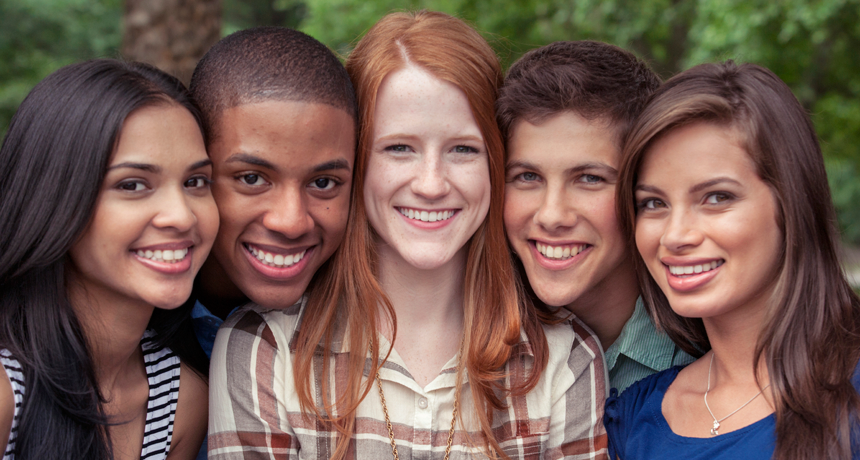
#> input picture PHOTO.png, 860 x 460 px
$ python edge.py   (older library calls are emulated)
#> lines starting #> are read from the running program, lines starting #| are printed output that depends on the picture
import cv2
import numpy as np
image = cv2.imread('PHOTO.png')
#> image is the input picture: shape (460, 860, 3); mean B, G, R 82.2, 90.8, 116.5
height, width = image.shape[:2];cv2.imshow("Original", image)
#> after `height, width = image.shape[:2]`: height = 460; width = 860
canny = cv2.Canny(image,200,100)
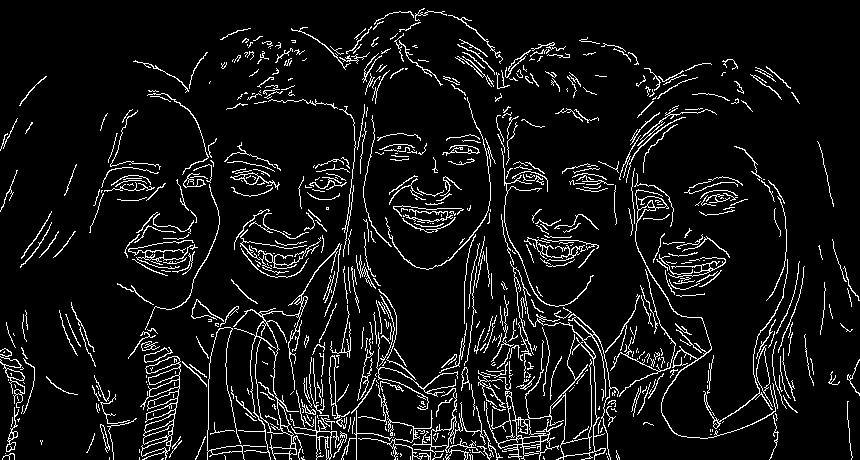
#> canny: shape (460, 860); 7.7% white in thin lines or dots
cv2.imshow("Canny",canny)
cv2.imshow("Gaussian",cv2.GaussianBlur(image,(3,3),3))
lapblur = cv2.Laplacian(image,cv2.CV_64F)
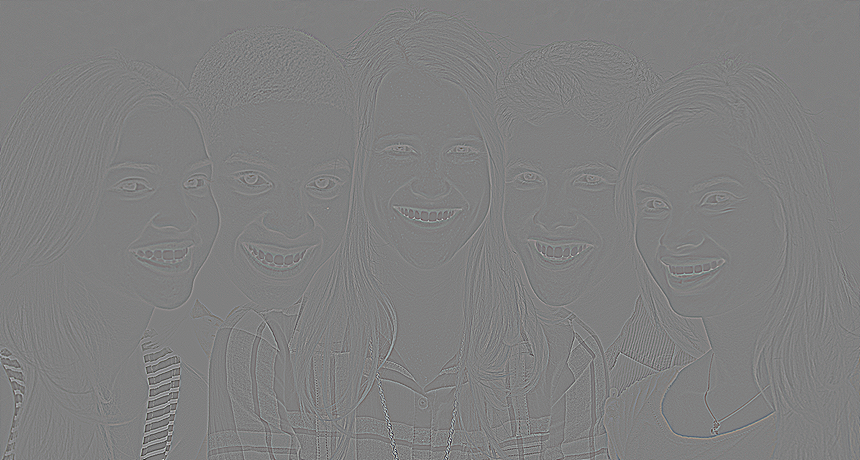
#> lapblur: shape (460, 860, 3) float64; mean B, G, R 0, 0, 0; drawn with min black and max white
lapblur = np.uint8(np.absolute(lapblur))
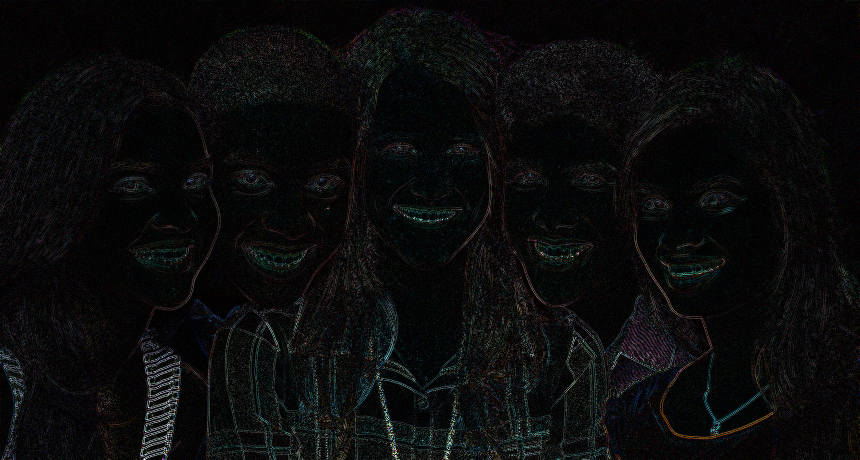
#> lapblur: shape (460, 860, 3); mean B, G, R 11.5, 11.2, 10.9
cv2.imshow("Laplacian",lapblur)
cv2.waitKey(0)
cv2.destroyAllWindows()
